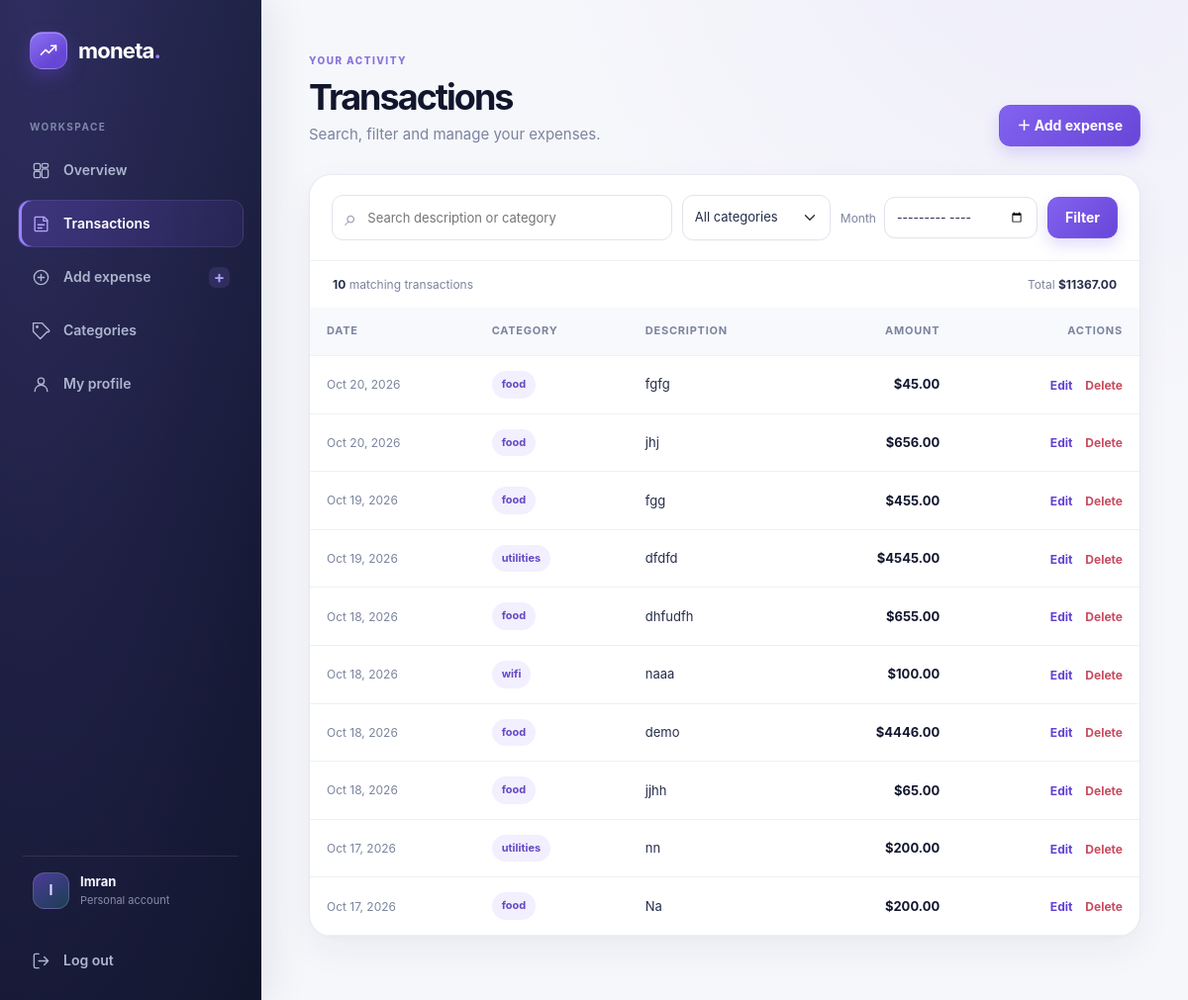
Page /expense_list/ (signed in) on the earlier database version.
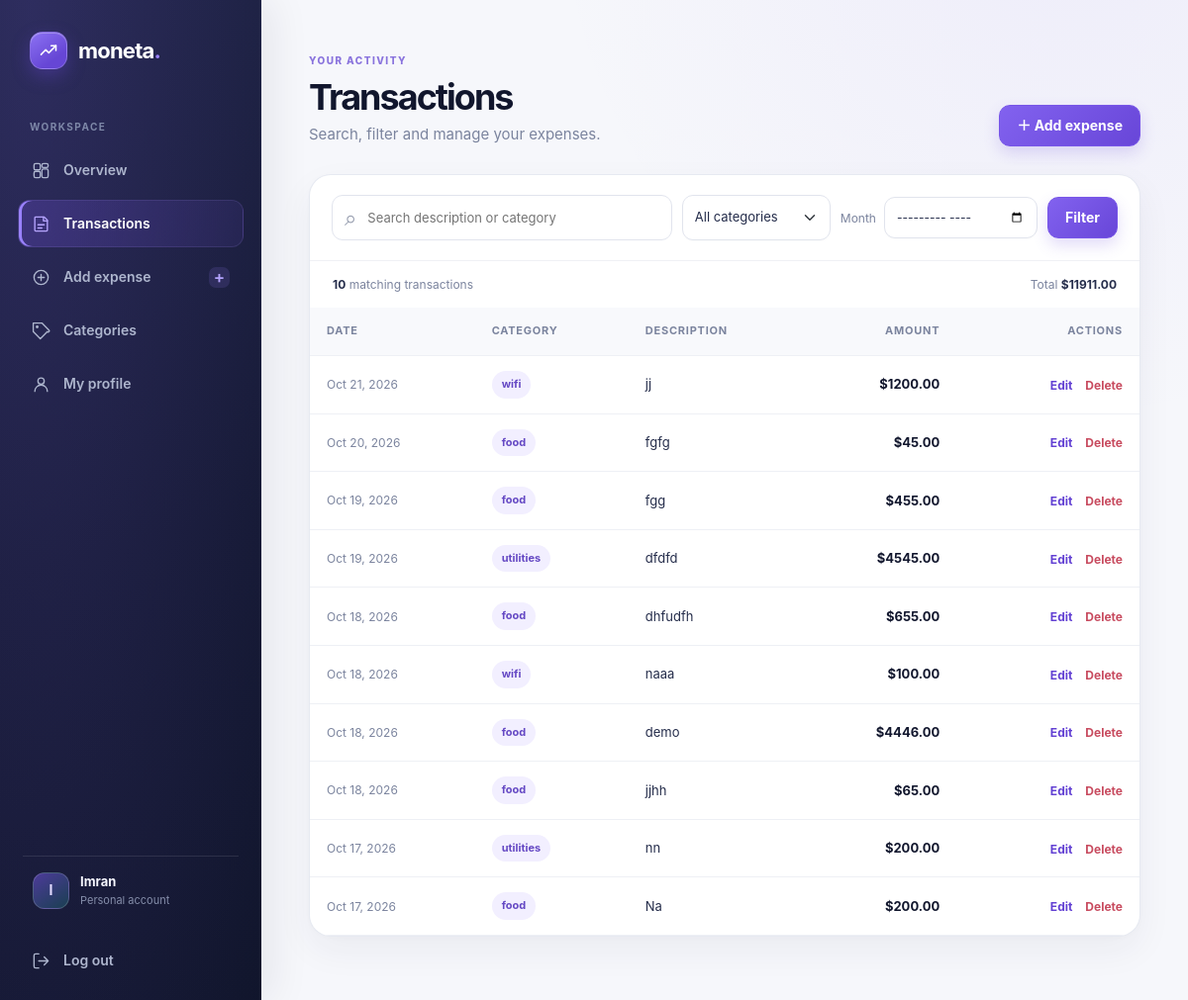
Same page on the later database version.
### myapp/models.py (models this page shows, shortened)
class Expense(models.Model):
    user = models.ForeignKey(User,on_delete=models.CASCADE)
    category = models.ForeignKey(Categories,on_delete=models.SET_NULL,null=True)
    amount = models.DecimalField(max_digits=10,decimal_places=2)
    description = models.TextField()
    date = models.DateField(auto_now_add=True)

class Categories(models.Model):
    name = models.CharField(100,null=False,blank=False)
    user = models.ForeignKey(User, on_delete=models.CASCADE, null=True, blank=True, related_name="expense_categories")
    class Meta:
        ordering = ["name"]

### myapp/views.py (the view)
# urls.py: path('expense_list/',views.expense_list,name='expense_list'),
@login_required(login_url="login")
def expense_list(request):
    data = Expense.objects.filter(user=request.user)
    search = request.GET.get("q", "").strip()
    category_id = request.GET.get("category", "")
    month = request.GET.get("month", "")
    if search:
        data = data.filter(Q(description__icontains=search) | Q(category__name__icontains=search))
    if category_id.isdigit():
        data = data.filter(category_id=int(category_id))
    if len(month) == 7 and month[4] == "-" and month[:4].isdigit() and month[5:].isdigit():
        year, month_number = map(int, month.split("-"))
        if 1 <= year <= 9999 and 1 <= month_number <= 12:
            data = data.filter(date__year=year, date__month=month_number)
    data = (
        data
        .select_related("category")
        .order_by("-date", "-id")
    )
    context = {
        "data": data,
        "categories": Categories.objects.filter(Q(user__isnull=True) | Q(user=request.user)).order_by("name"),
        "search": search,
        "selected_category": category_id,
        "selected_month": month,
        "filtered_total": data.aggregate(total=Sum("amount"))["total"] or 0,
        "filtered_count": data.count(),
        "has_filters": bool(search or category_id or month),
    }
    return render(request, "expense_list.html", context)

### myapp/templates/expense_list.html (shortened to what this page needs)
{% extends "base.html" %}
{% block content %}
<section class="page-heading">
  <div><span class="eyebrow">YOUR ACTIVITY</span><h1>Transactions</h1><p>Search, filter and manage your expenses.</p></div>
  <a href="{% url 'expense_create' %}" class="btn btn-dark">＋ Add expense</a>
</section>
<section class="card transactions-panel">
  <form method="get" class="filter-bar">
    <label class="search-field"><span aria-hidden="true">⌕</span><input type="search" name="q" value="{{ search }}" placeholder="Search description or category" aria-label="Search expenses"></label>
    <select name="category" class="form-select filter-select" aria-label="Filter by category"><option value="">All categories</option></select>
    <label class="month-field"><span>Month</span><input type="month" name="month" value="{{ selected_month }}" class="form-control" aria-label="Filter by month"></label>
    <button class="btn btn-dark" type="submit">Filter</button>
  </form>
  <div class="results-summary"><span><strong>{{ filtered_count }}</strong> matching transaction{{ filtered_count|pluralize }}</span><span>Total <strong>${{ filtered_total|floatformat:2 }}</strong></span></div>
  <div class="table-responsive">
    <table class="table table-hover align-middle transactions-table">
      <thead><tr><th>Date</th><th>Category</th><th>Description</th><th class="text-end">Amount</th><th class="text-end">Actions</th></tr></thead>
      <tbody>
        {% for expense in data %}
          <tr><td class="date-cell">{{ expense.date|date:"M j, Y" }}</td><td><span class="category-pill">{{ expense.category.name|default:"Uncategorised" }}</span></td><td class="description-cell">{{ expense.description|default:"—" }}</td><td class="amount-cell">${{ expense.amount|floatformat:2 }}</td><td class="text-end action-cell"><a href="{% url 'expense_update' expense.id %}" class="action-link">Edit</a><a href="{% url 'expense_delete' expense.id %}" class="action-link action-delete">Delete</a></td></tr>
        {% endfor %}
      </tbody>
    </table>
  </div>
</section>
{% endblock %}

### myapp/templates/base.html (shortened to what this page needs)
{% load static %}
<!DOCTYPE html>
<html lang="en">
  <head>
    <link rel="stylesheet" href="{% static 'css/bootstrap.min.css' %}">
    <link rel="stylesheet" href="{% static 'css/animate.min.css' %}">
    <link rel="stylesheet" href="{% static 'css/app.css' %}">
  </head>
  <body>
    <aside class="app-sidebar" id="appSidebar" aria-label="Main navigation">
      <a class="brand sidebar-brand" href="{% url 'home' %}">
        <span class="brand-mark" aria-hidden="true">
          <svg viewBox="0 0 32 32"><path d="M6 21.5 12.2 15l4.2 4.2L26 9.5"/><path d="M19.5 9.5H26v6.5"/></svg>
        </span>
        <span>moneta<span class="brand-period">.</span></span>
      </a>
      <div class="sidebar-label">WORKSPACE</div>
      <nav class="sidebar-nav" aria-label="Workspace">
        {% if user.is_authenticated %}
          <a class="sidebar-link{% if request.resolver_match.url_name == 'home' %} is-active{% endif %}" href="{% url 'home' %}"{% if request.resolver_match.url_name == 'home' %} aria-current="page"{% endif %}>
            <svg viewBox="0 0 24 24" aria-hidden="true"><rect x="3" y="3" width="8" height="8" rx="2"/><rect x="13" y="3" width="8" height="5" rx="2"/><rect x="13" y="10" width="8" height="11" rx="2"/><rect x="3" y="13" width="8" height="8" rx="2"/></svg>
            <span>Overview</span>
          </a>
          <a class="sidebar-link{% if request.resolver_match.url_name == 'expense_list' or request.resolver_match.url_name == 'expense_update' or request.resolver_match.url_name == 'expense_delete' %} is-active{% endif %}" href="{% url 'expense_list' %}"{% if request.resolver_match.url_name == 'expense_list' or request.resolver_match.url_name == 'expense_update' or request.resolver_match.url_name == 'expense_delete' %} aria-current="page"{% endif %}>
            <svg viewBox="0 0 24 24" aria-hidden="true"><path d="M8 3h8l4 4v13a1 1 0 0 1-1 1H5a1 1 0 0 1-1-1V4a1 1 0 0 1 1-1h3Z"/><path d="M15 3v5h5M8 13h8M8 17h5"/></svg>
            <span>Transactions</span>
          </a>
          <a class="sidebar-link{% if request.resolver_match.url_name == 'expense_create' %} is-active{% endif %}" href="{% url 'expense_create' %}"{% if request.resolver_match.url_name == 'expense_create' %} aria-current="page"{% endif %}>
            <svg viewBox="0 0 24 24" aria-hidden="true"><circle cx="12" cy="12" r="9"/><path d="M12 8v8M8 12h8"/></svg>
            <span>Add expense</span>
            <span class="nav-link-hint" aria-hidden="true">+</span>
          </a>
          <a class="sidebar-link{% if request.resolver_match.url_name == 'category_list' %} is-active{% endif %}" href="{% url 'category_list' %}"><svg viewBox="0 0 24 24" aria-hidden="true"><path d="M20 13 11 22l-9-9V2h11l9 9a1.4 1.4 0 0 1-2 2Z"/><circle cx="7" cy="7" r="1"/></svg><span>Categories</span></a>
          <a class="sidebar-link{% if request.resolver_match.url_name == 'profile' %} is-active{% endif %}" href="{% url 'profile' %}"><svg viewBox="0 0 24 24" aria-hidden="true"><circle cx="12" cy="8" r="4"/><path d="M4 21a8 8 0 0 1 16 0"/></svg><span>My profile</span></a>
        {% endif %}
      </nav>
      <div class="sidebar-bottom">
        {% if user.is_authenticated %}
          <div class="sidebar-account">
            <span class="account-avatar" aria-hidden="true">{{ user.username|slice:":1"|upper }}</span>
            <span class="account-copy">
              <span class="account-name">{{ user.first_name|default:user.username }}</span>
              <span class="account-caption">Personal account</span>
            </span>
          </div>
          <a class="sidebar-link sidebar-logout" href="{% url 'logout' %}">
            <svg viewBox="0 0 24 24" aria-hidden="true"><path d="M9 21H5a2 2 0 0 1-2-2V5a2 2 0 0 1 2-2h4M16 17l5-5-5-5M21 12H9"/></svg>
            <span>Log out</span>
          </a>
        {% endif %}
      </div>
    </aside>
    <main class="app-main" id="mainContent">
      <div class="main-content">
        {% block content %}
        {% endblock %}
      </div>
    </main>
  </body>
</html>

Differences in the rows shown:
removed Expense: date "Oct 20, 2026", category.name "food", description "jhj", amount "656.00"
added Expense: date "Oct 21, 2026", category.name "wifi", description "jj", amount "1200.00"
Other differences:
{{ filtered_total|floatformat:2 }}: "11367.00" → "11911.00"
